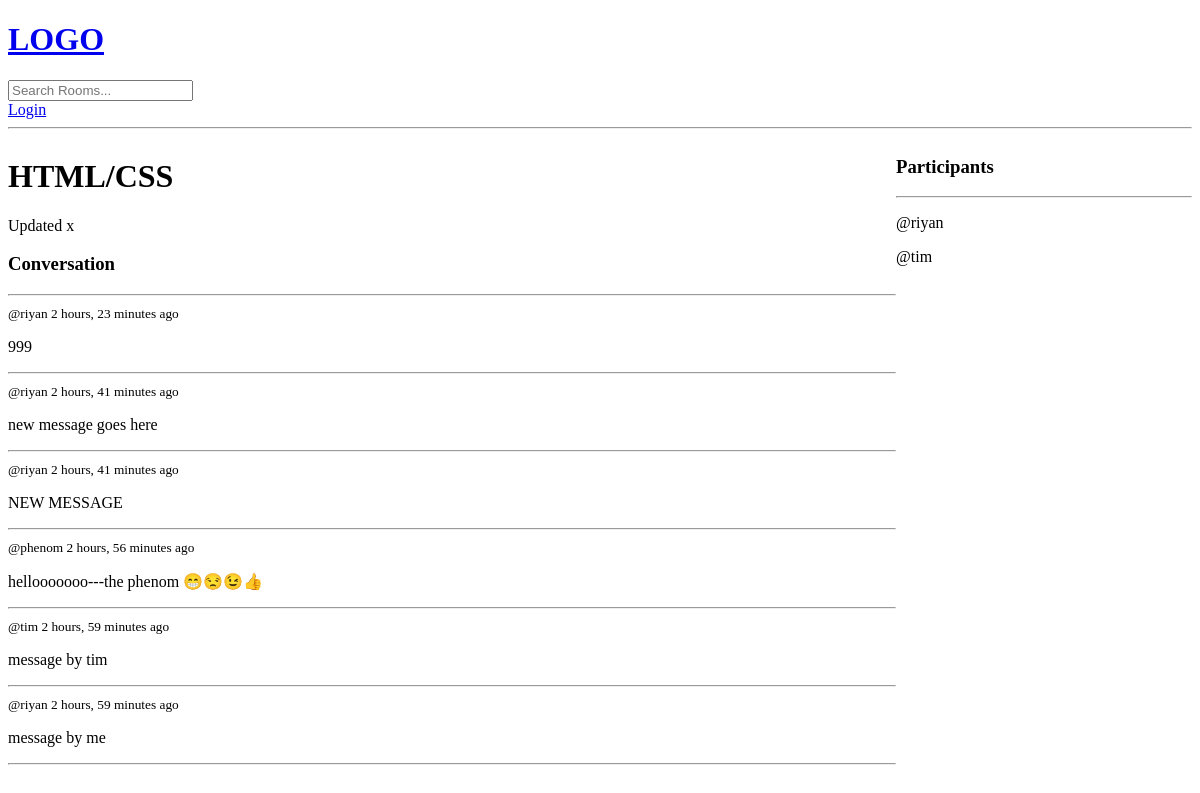
Page /room/4/ on the earlier database version.
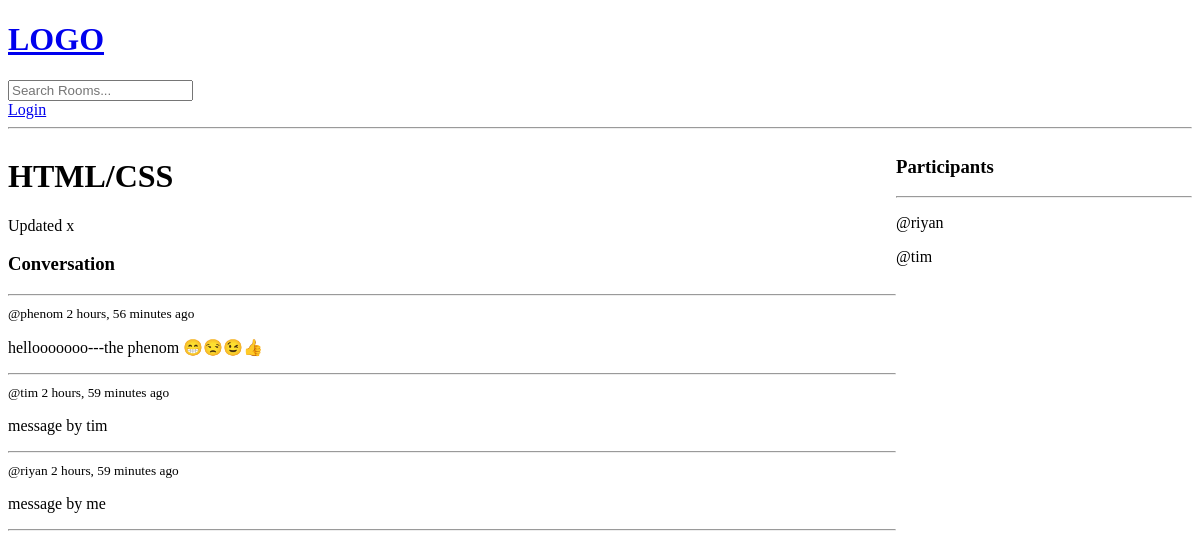
Same page on the later database version.
### base/models.py (models this page shows, shortened)
class Message(models.Model):
    user = models.ForeignKey(User, on_delete=models.CASCADE)
    room = models.ForeignKey(Room, on_delete=models.CASCADE)
    body = models.TextField()
    updated = models.DateTimeField(auto_now=True)
    created = models.DateTimeField(auto_now_add=True)
    class Meta:
        ordering = ['-updated', '-created']

### base/views.py (the view, shortened to what this page needs)
# urls.py: path('room/<str:pk>/', views.room, name="room"),
def room(request, pk):
    room = Room.objects.get(id=pk)
    room_messages = room.message_set.all()
    participants = room.participants.all()
    context = {'room': room, 'room_messages': room_messages,
               'participants': participants}
    return render(request, 'base/room.html', context)

### base/templates/base/room.html (shortened to what this page needs)
{% extends 'main.html' %} {% block content %}
<div class="room-container">
  <div>
    <h1>{{ room.name }}</h1>
    <p>{{ room.description }}</p>
    <div class="comment-wrapper">
      <h3>Conversation</h3>
      <hr />
      {% for message in room_messages %}
      <div>
        <small>@{{ message.user }} {{ message.created | timesince }} ago</small>
        <p>{{ message.body }}</p>
        <hr />
      </div>
      {% endfor %}
    </div>
  </div>
  <div>
    <h3>Participants</h3>
    <hr />
    {% for user in participants %}
    <div>
      <p>@{{ user.username }}</p>
    </div>
    {% endfor %}
  </div>
</div>
{% endblock %}

Differences in the rows shown:
removed Message: user "riyan", created "2 hours, 23 minutes", body "999"
removed Message: user "riyan", created "2 hours, 41 minutes", body "new message goes here"
removed Message: user "riyan", created "2 hours, 41 minutes", body "NEW MESSAGE"
